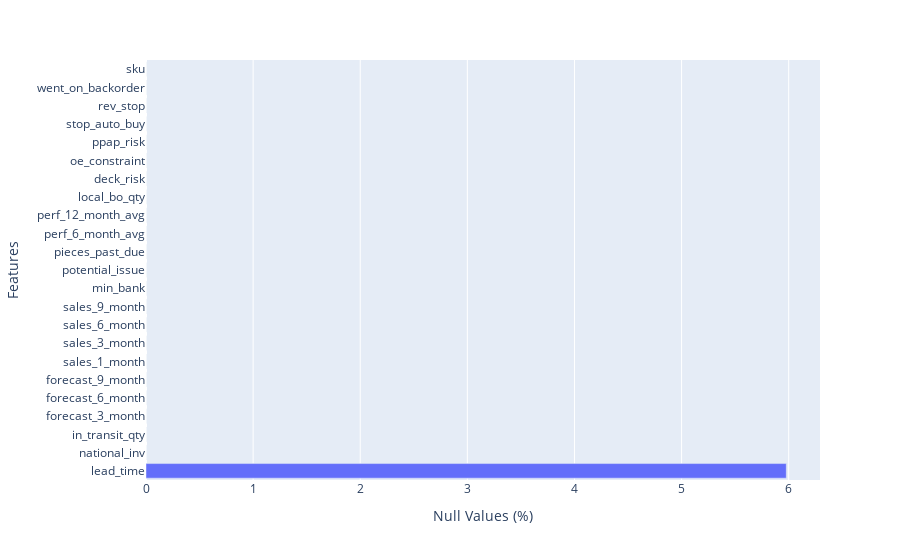

The code cell stored with this chart in its notebook:
### Markdown cell above
### 2.1 Checking for Null Values

### Code cell
percent_null = dict(df.isnull().sum()*100 / df.shape[0])
percent_null = dict(sorted(percent_null.items(), key=lambda item: -1*item[1]))
percent_null = pd.DataFrame({'Feature': list(percent_null.keys()), 'Nulls':list(percent_null.values())})
percent_null

fig = px.bar(y=percent_null.Feature, x=percent_null.Nulls, orientation='h',
             labels={
                    "title":"Percentage Null Values",
                     "x": "Null Values (%)",
                     "y": "Features",
                 })
fig.show()

### Figure 1 — Plotly figure (JSON) as saved in the notebook; plotly's stock layout.template omitted (floating-point values rounded to 4 significant figures)
{"data": [{"alignmentgroup": "True", "hovertemplate": "Null Values (%)=%{x}<br>Features=%{y}<extra></extra>", "legendgroup": "", "marker": {"color": "#636efa"}, "name": "", "offsetgroup": "", "orientation": "h", "showlegend": false, "textposition": "auto", "type": "bar", "x": [5.978, 5.925e-05, 5.925e-05, 5.925e-05, 5.925e-05, 5.925e-05, 5.925e-05, 5.925e-05, 5.925e-05, 5.925e-05, 5.925e-05, 5.925e-05, 5.925e-05, 5.925e-05, 5.925e-05, 5.925e-05, 5.925e-05, 5.925e-05, 5.925e-05, 5.925e-05, 5.925e-05, 5.925e-05, 0], "xaxis": "x", "y": ["lead_time", "national_inv", "in_transit_qty", "forecast_3_month", "forecast_6_month", "forecast_9_month", "sales_1_month", "sales_3_month", "sales_6_month", "sales_9_month", "min_bank", "potential_issue", "pieces_past_due", "perf_6_month_avg", "perf_12_month_avg", "local_bo_qty", "deck_risk", "oe_constraint", "ppap_risk", "stop_auto_buy", "rev_stop", "went_on_backorder", "sku"], "yaxis": "y"}], "layout": {"barmode": "relative", "legend": {"tracegroupgap": 0}, "margin": {"t": 60}, "xaxis": {"anchor": "y", "domain": [0, 1], "title": {"text": "Null Values (%)"}}, "yaxis": {"anchor": "x", "domain": [0, 1], "title": {"text": "Features"}}}}
